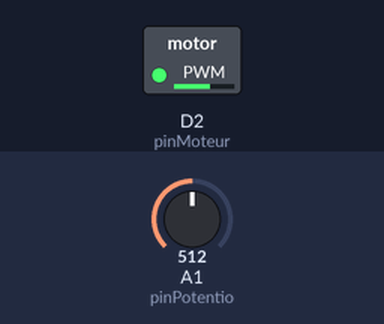
Simulated run of this program. Board: Arduino MKR. On the bench: switched loads named in the program (green lamp = pin HIGH). The test bench sets the inputs (shaded band); at power-on: A1 (pinPotentio) = 512.

Above: at 2.8 s.
2.9 s: A1 (pinPotentio) set to 716
At 5.0 s:
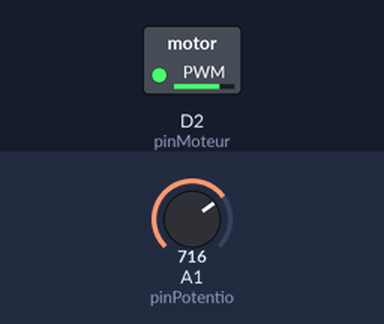
5.6 s: A1 (pinPotentio) set to 306
At 6.6 s:
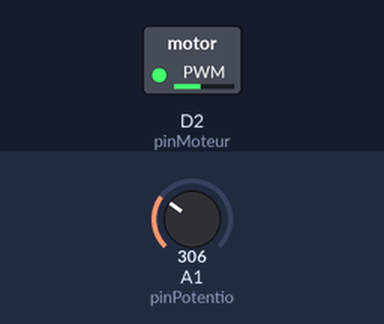
8.3 s: A1 (pinPotentio) set to 0
At 10.8 s:
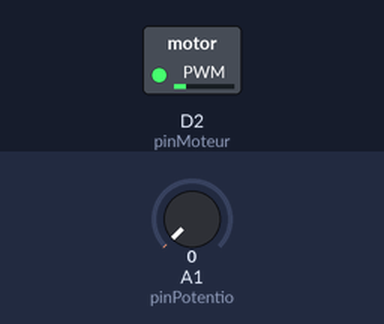
11.5 s: A1 (pinPotentio) set to 511
At 12.3 s:
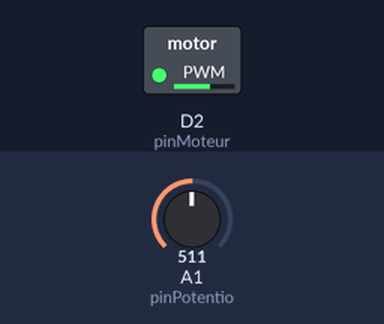
Timing chart, 0 to 14.5 s (numbered marks = the images above; inputs shaded):
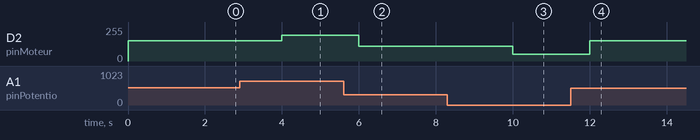

Measured:
- after the input at 2.9 s, D2 (pinMoteur): 152/255 → 193/255 after 1.1 s
- after the input at 5.6 s, D2 (pinMoteur): 193/255 → 111/255 after 0.40 s
- after the input at 8.3 s, D2 (pinMoteur): 111/255 → 50/255 after 1.7 s
- after the input at 11.5 s, D2 (pinMoteur): 50/255 → 152/255 after 0.50 s

The program:

main.cpp
```cpp
/*
  Titre      : Transistor
  Auteur     : Yvan Tankeu
  Date       : 28/02/2022
  Description: Actionner un moteur en utilisant le transistor
  vers, ion    : 0.0.1
*/

#include <Arduino.h>

#define pinPotentio A1
#define pinMoteur 2

const float PIN_BASE_VOLTAGE = 3.3 ;   // Tension de base maximale pour la broche PWM du uC utilisé
const int PIN_ANALOG_MAX_VALUE = 1023; // Valeur maximale de la lecture de la broche analogue
float PinVoltage = 0;

int valeurPotentio = 0;
int vitesseMoteur  = 0;

void setup() {

  Serial.begin(9600);

  pinMode(pinPotentio, INPUT);
  pinMode(pinMoteur, OUTPUT);
}

void loop() {

  valeurPotentio = analogRead(pinPotentio);

  PinVoltage = (valeurPotentio * PIN_BASE_VOLTAGE) / PIN_ANALOG_MAX_VALUE;

  vitesseMoteur = map(valeurPotentio, 0,PIN_ANALOG_MAX_VALUE,50,255);

  analogWrite(pinMoteur, vitesseMoteur);

  delay(2000);
}
```
